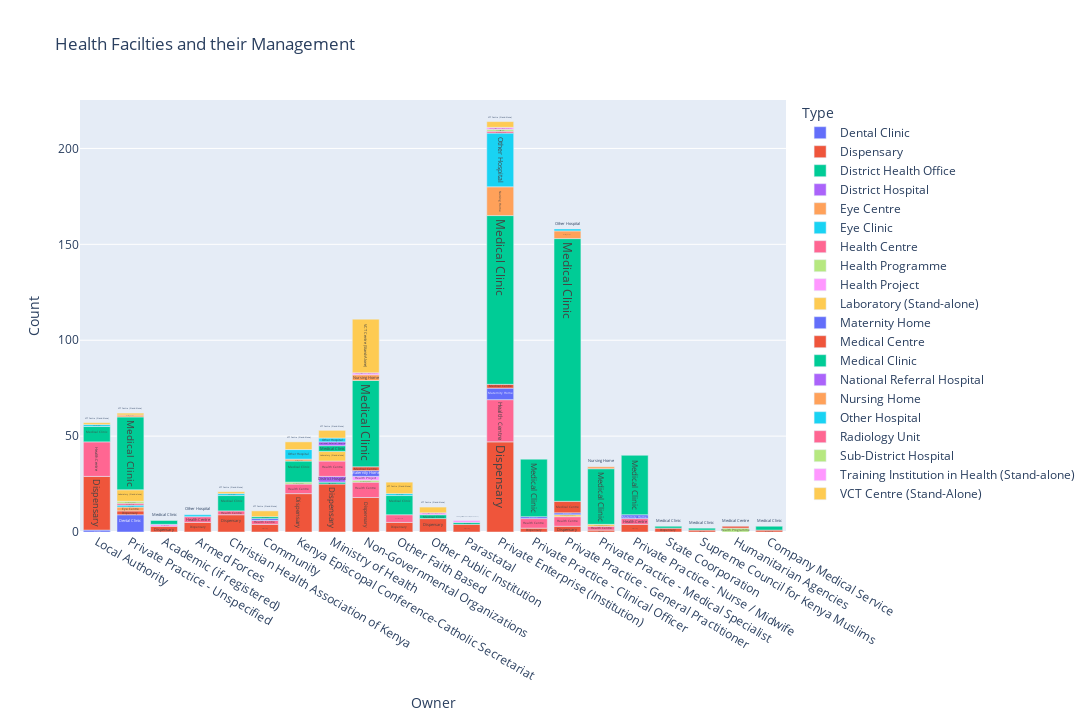

The notebook cell this image was saved under:
### Code cell
#plot
fig = px.bar(health_owner_type, 'Owner','Count', color='Type', title='Health Facilties and their Management' , text='Type' ,height=720, width=1280)
fig.show()

### Figure 1 — Plotly figure (JSON) as saved in the notebook; plotly's stock layout.template omitted (floating-point values rounded to 4 significant figures)
{"data": [{"alignmentgroup": "True", "hovertemplate": "Type=%{text}<br>Owner=%{x}<br>Count=%{y}<extra></extra>", "legendgroup": "Dental Clinic", "marker": {"color": "#636efa", "pattern": {"shape": ""}}, "name": "Dental Clinic", "offsetgroup": "Dental Clinic", "orientation": "v", "showlegend": true, "text": ["Dental Clinic", "Dental Clinic"], "textposition": "auto", "type": "bar", "x": ["Local Authority", "Private Practice - Unspecified"], "xaxis": "x", "y": [1, 9], "yaxis": "y"}, {"alignmentgroup": "True", "hovertemplate": "Type=%{text}<br>Owner=%{x}<br>Count=%{y}<extra></extra>", "legendgroup": "Dispensary", "marker": {"color": "#EF553B", "pattern": {"shape": ""}}, "name": "Dispensary", "offsetgroup": "Dispensary", "orientation": "v", "showlegend": true, "text": ["Dispensary", "Dispensary", "Dispensary", "Dispensary", "Dispensary", "Dispensary", "Dispensary", "Dispensary", "Dispensary", "Dispensary", "Dispensary", "Dispensary", "Dispensary", "Dispensary", "Dispensary", "Dispensary", "Dispensary", "Dispensary", "Dispensary"], "textposition": "auto", "type": "bar", "x": ["Academic (if registered)", "Armed Forces", "Christian Health Association of Kenya", "Community", "Kenya Episcopal Conference-Catholic Secretariat", "Local Authority", "Ministry of Health", "Non-Governmental Organizations", "Other Faith Based", "Other Public Institution", "Parastatal", "Private Enterprise (Institution)", "Private Practice - Clinical Officer", "Private Practice - General Practitioner", "Private Practice - Medical Specialist", "Private Practice - Nurse / Midwife", "Private Practice - Unspecified", "State Coorporation", "Supreme Council for Kenya Muslims"], "xaxis": "x", "y": [3, 5, 9, 4, 20, 28, 25, 18, 5, 7, 4, 47, 2, 3, 1, 4, 2, 2, 1], "yaxis": "y"}, {"alignmentgroup": "True", "hovertemplate": "Type=%{text}<br>Owner=%{x}<br>Count=%{y}<extra></extra>", "legendgroup": "District Health Office", "marker": {"color": "#00cc96", "pattern": {"shape": ""}}, "name": "District Health Office", "offsetgroup": "District Health Office", "orientation": "v", "showlegend": true, "text": ["District Health Office"], "textposition": "auto", "type": "bar", "x": ["Ministry of Health"], "xaxis": "x", "y": [1], "yaxis": "y"}, {"alignmentgroup": "True", "hovertemplate": "Type=%{text}<br>Owner=%{x}<br>Count=%{y}<extra></extra>", "legendgroup": "District Hospital", "marker": {"color": "#ab63fa", "pattern": {"shape": ""}}, "name": "District Hospital", "offsetgroup": "District Hospital", "orientation": "v", "showlegend": true, "text": ["District Hospital"], "textposition": "auto", "type": "bar", "x": ["Ministry of Health"], "xaxis": "x", "y": [3], "yaxis": "y"}, {"alignmentgroup": "True", "hovertemplate": "Type=%{text}<br>Owner=%{x}<br>Count=%{y}<extra></extra>", "legendgroup": "Eye Centre", "marker": {"color": "#FFA15A", "pattern": {"shape": ""}}, "name": "Eye Centre", "offsetgroup": "Eye Centre", "orientation": "v", "showlegend": true, "text": ["Eye Centre"], "textposition": "auto", "type": "bar", "x": ["Private Practice - Unspecified"], "xaxis": "x", "y": [2], "yaxis": "y"}, {"alignmentgroup": "True", "hovertemplate": "Type=%{text}<br>Owner=%{x}<br>Count=%{y}<extra></extra>", "legendgroup": "Eye Clinic", "marker": {"color": "#19d3f3", "pattern": {"shape": ""}}, "name": "Eye Clinic", "offsetgroup": "Eye Clinic", "orientation": "v", "showlegend": true, "text": ["Eye Clinic"], "textposition": "auto", "type": "bar", "x": ["Private Practice - Unspecified"], "xaxis": "x", "y": [1], "yaxis": "y"}, {"alignmentgroup": "True", "hovertemplate": "Type=%{text}<br>Owner=%{x}<br>Count=%{y}<extra></extra>", "legendgroup": "Health Centre", "marker": {"color": "#FF6692", "pattern": {"shape": ""}}, "name": "Health Centre", "offsetgroup": "Health Centre", "orientation": "v", "showlegend": true, "text": ["Health Centre", "Health Centre", "Health Centre", "Health Centre", "Health Centre", "Health Centre", "Health Centre", "Health Centre", "Health Centre", "Health Centre", "Health Centre", "Health Centre", "Health Centre", "Health Centre"], "textposition": "auto", "type": "bar", "x": ["Armed Forces", "Christian Health Association of Kenya", "Community", "Kenya Episcopal Conference-Catholic Secretariat", "Local Authority", "Ministry of Health", "Non-Governmental Organizations", "Other Faith Based", "Private Enterprise (Institution)", "Private Practice - Clinical Officer", "Private Practice - General Practitioner", "Private Practice - Medical Specialist", "Private Practice - Nurse / Midwife", "Private Practice - Unspecified"], "xaxis": "x", "y": [3, 2, 2, 5, 18, 8, 8, 4, 22, 5, 5, 2, 3, 1], "yaxis": "y"}, {"alignmentgroup": "True", "hovertemplate": "Type=%{text}<br>Owner=%{x}<br>Count=%{y}<extra></extra>", "legendgroup": "Health Programme", "marker": {"color": "#B6E880", "pattern": {"shape": ""}}, "name": "Health Programme", "offsetgroup": "Health Programme", "orientation": "v", "showlegend": true, "text": ["Health Programme", "Health Programme", "Health Programme", "Health Programme"], "textposition": "auto", "type": "bar", "x": ["Humanitarian Agencies", "Kenya Episcopal Conference-Catholic Secretariat", "Non-Governmental Organizations", "Private Practice - Unspecified"], "xaxis": "x", "y": [2, 1, 1, 1], "yaxis": "y"}, {"alignmentgroup": "True", "hovertemplate": "Type=%{text}<br>Owner=%{x}<br>Count=%{y}<extra></extra>", "legendgroup": "Health Project", "marker": {"color": "#FF97FF", "pattern": {"shape": ""}}, "name": "Health Project", "offsetgroup": "Health Project", "orientation": "v", "showlegend": true, "text": ["Health Project", "Health Project"], "textposition": "auto", "type": "bar", "x": ["Academic (if registered)", "Non-Governmental Organizations"], "xaxis": "x", "y": [1, 2], "yaxis": "y"}, {"alignmentgroup": "True", "hovertemplate": "Type=%{text}<br>Owner=%{x}<br>Count=%{y}<extra></extra>", "legendgroup": "Laboratory (Stand-alone)", "marker": {"color": "#FECB52", "pattern": {"shape": ""}}, "name": "Laboratory (Stand-alone)", "offsetgroup": "Laboratory (Stand-alone)", "orientation": "v", "showlegend": true, "text": ["Laboratory (Stand-alone)", "Laboratory (Stand-alone)", "Laboratory (Stand-alone)", "Laboratory (Stand-alone)"], "textposition": "auto", "type": "bar", "x": ["Ministry of Health", "Private Practice - General Practitioner", "Private Practice - Medical Specialist", "Private Practice - Unspecified"], "xaxis": "x", "y": [5, 1, 1, 6], "yaxis": "y"}, {"alignmentgroup": "True", "hovertemplate": "Type=%{text}<br>Owner=%{x}<br>Count=%{y}<extra></extra>", "legendgroup": "Maternity Home", "marker": {"color": "#636efa", "pattern": {"shape": ""}}, "name": "Maternity Home", "offsetgroup": "Maternity Home", "orientation": "v", "showlegend": true, "text": ["Maternity Home", "Maternity Home", "Maternity Home", "Maternity Home", "Maternity Home", "Maternity Home"], "textposition": "auto", "type": "bar", "x": ["Community", "Non-Governmental Organizations", "Private Enterprise (Institution)", "Private Practice - Clinical Officer", "Private Practice - General Practitioner", "Private Practice - Nurse / Midwife"], "xaxis": "x", "y": [1, 3, 6, 1, 1, 2], "yaxis": "y"}, {"alignmentgroup": "True", "hovertemplate": "Type=%{text}<br>Owner=%{x}<br>Count=%{y}<extra></extra>", "legendgroup": "Medical Centre", "marker": {"color": "#EF553B", "pattern": {"shape": ""}}, "name": "Medical Centre", "offsetgroup": "Medical Centre", "orientation": "v", "showlegend": true, "text": ["Medical Centre", "Medical Centre", "Medical Centre", "Medical Centre", "Medical Centre"], "textposition": "auto", "type": "bar", "x": ["Company Medical Service", "Humanitarian Agencies", "Non-Governmental Organizations", "Private Enterprise (Institution)", "Private Practice - General Practitioner"], "xaxis": "x", "y": [1, 1, 2, 2, 6], "yaxis": "y"}, {"alignmentgroup": "True", "hovertemplate": "Type=%{text}<br>Owner=%{x}<br>Count=%{y}<extra></extra>", "legendgroup": "Medical Clinic", "marker": {"color": "#00cc96", "pattern": {"shape": ""}}, "name": "Medical Clinic", "offsetgroup": "Medical Clinic", "orientation": "v", "showlegend": true, "text": ["Medical Clinic", "Medical Clinic", "Medical Clinic", "Medical Clinic", "Medical Clinic", "Medical Clinic", "Medical Clinic", "Medical Clinic", "Medical Clinic", "Medical Clinic", "Medical Clinic", "Medical Clinic", "Medical Clinic", "Medical Clinic", "Medical Clinic", "Medical Clinic", "Medical Clinic", "Medical Clinic", "Medical Clinic"], "textposition": "auto", "type": "bar", "x": ["Academic (if registered)", "Christian Health Association of Kenya", "Community", "Company Medical Service", "Kenya Episcopal Conference-Catholic Secretariat", "Local Authority", "Ministry of Health", "Non-Governmental Organizations", "Other Faith Based", "Other Public Institution", "Parastatal", "Private Enterprise (Institution)", "Private Practice - Clinical Officer", "Private Practice - General Practitioner", "Private Practice - Medical Specialist", "Private Practice - Nurse / Midwife", "Private Practice - Unspecified", "State Coorporation", "Supreme Council for Kenya Muslims"], "xaxis": "x", "y": [2, 8, 1, 2, 11, 8, 3, 45, 10, 2, 1, 88, 30, 137, 29, 31, 38, 1, 1], "yaxis": "y"}, {"alignmentgroup": "True", "hovertemplate": "Type=%{text}<br>Owner=%{x}<br>Count=%{y}<extra></extra>", "legendgroup": "National Referral Hospital", "marker": {"color": "#ab63fa", "pattern": {"shape": ""}}, "name": "National Referral Hospital", "offsetgroup": "National Referral Hospital", "orientation": "v", "showlegend": true, "text": ["National Referral Hospital"], "textposition": "auto", "type": "bar", "x": ["Ministry of Health"], "xaxis": "x", "y": [2], "yaxis": "y"}, {"alignmentgroup": "True", "hovertemplate": "Type=%{text}<br>Owner=%{x}<br>Count=%{y}<extra></extra>", "legendgroup": "Nursing Home", "marker": {"color": "#FFA15A", "pattern": {"shape": ""}}, "name": "Nursing Home", "offsetgroup": "Nursing Home", "orientation": "v", "showlegend": true, "text": ["Nursing Home", "Nursing Home", "Nursing Home", "Nursing Home", "Nursing Home", "Nursing Home"], "textposition": "auto", "type": "bar", "x": ["Kenya Episcopal Conference-Catholic Secretariat", "Non-Governmental Organizations", "Private Enterprise (Institution)", "Private Practice - General Practitioner", "Private Practice - Medical Specialist", "Private Practice - Unspecified"], "xaxis": "x", "y": [1, 3, 15, 4, 1, 1], "yaxis": "y"}, {"alignmentgroup": "True", "hovertemplate": "Type=%{text}<br>Owner=%{x}<br>Count=%{y}<extra></extra>", "legendgroup": "Other Hospital", "marker": {"color": "#19d3f3", "pattern": {"shape": ""}}, "name": "Other Hospital", "offsetgroup": "Other Hospital", "orientation": "v", "showlegend": true, "text": ["Other Hospital", "Other Hospital", "Other Hospital", "Other Hospital", "Other Hospital", "Other Hospital", "Other Hospital", "Other Hospital"], "textposition": "auto", "type": "bar", "x": ["Armed Forces", "Christian Health Association of Kenya", "Kenya Episcopal Conference-Catholic Secretariat", "Local Authority", "Ministry of Health", "Other Faith Based", "Private Enterprise (Institution)", "Private Practice - General Practitioner"], "xaxis": "x", "y": [1, 1, 5, 1, 2, 1, 28, 1], "yaxis": "y"}, {"alignmentgroup": "True", "hovertemplate": "Type=%{text}<br>Owner=%{x}<br>Count=%{y}<extra></extra>", "legendgroup": "Radiology Unit", "marker": {"color": "#FF6692", "pattern": {"shape": ""}}, "name": "Radiology Unit", "offsetgroup": "Radiology Unit", "orientation": "v", "showlegend": true, "text": ["Radiology Unit"], "textposition": "auto", "type": "bar", "x": ["Private Enterprise (Institution)"], "xaxis": "x", "y": [1], "yaxis": "y"}, {"alignmentgroup": "True", "hovertemplate": "Type=%{text}<br>Owner=%{x}<br>Count=%{y}<extra></extra>", "legendgroup": "Sub-District Hospital", "marker": {"color": "#B6E880", "pattern": {"shape": ""}}, "name": "Sub-District Hospital", "offsetgroup": "Sub-District Hospital", "orientation": "v", "showlegend": true, "text": ["Sub-District Hospital"], "textposition": "auto", "type": "bar", "x": ["Private Enterprise (Institution)"], "xaxis": "x", "y": [1], "yaxis": "y"}, {"alignmentgroup": "True", "hovertemplate": "Type=%{text}<br>Owner=%{x}<br>Count=%{y}<extra></extra>", "legendgroup": "Training Institution in Health (Stand-alone)", "marker": {"color": "#FF97FF", "pattern": {"shape": ""}}, "name": "Training Institution in Health (Stand-alone)", "offsetgroup": "Training Institution in Health (Stand-alone)", "orientation": "v", "showlegend": true, "text": ["Training Institution in Health (Stand-alone)", "Training Institution in Health (Stand-alone)", "Training Institution in Health (Stand-alone)", "Training Institution in Health (Stand-alone)"], "textposition": "auto", "type": "bar", "x": ["Non-Governmental Organizations", "Other Public Institution", "Parastatal", "Private Enterprise (Institution)"], "xaxis": "x", "y": [1, 1, 1, 1], "yaxis": "y"}, {"alignmentgroup": "True", "hovertemplate": "Type=%{text}<br>Owner=%{x}<br>Count=%{y}<extra></extra>", "legendgroup": "VCT Centre (Stand-Alone)", "marker": {"color": "#FECB52", "pattern": {"shape": ""}}, "name": "VCT Centre (Stand-Alone)", "offsetgroup": "VCT Centre (Stand-Alone)", "orientation": "v", "showlegend": true, "text": ["VCT Centre (Stand-Alone)", "VCT Centre (Stand-Alone)", "VCT Centre (Stand-Alone)", "VCT Centre (Stand-Alone)", "VCT Centre (Stand-Alone)", "VCT Centre (Stand-Alone)", "VCT Centre (Stand-Alone)", "VCT Centre (Stand-Alone)", "VCT Centre (Stand-Alone)", "VCT Centre (Stand-Alone)"], "textposition": "auto", "type": "bar", "x": ["Christian Health Association of Kenya", "Community", "Kenya Episcopal Conference-Catholic Secretariat", "Local Authority", "Ministry of Health", "Non-Governmental Organizations", "Other Faith Based", "Other Public Institution", "Private Enterprise (Institution)", "Private Practice - Unspecified"], "xaxis": "x", "y": [1, 3, 4, 1, 4, 28, 6, 3, 3, 1], "yaxis": "y"}], "layout": {"barmode": "relative", "height": 720, "legend": {"title": {"text": "Type"}, "tracegroupgap": 0}, "title": {"text": "Health Facilties and their Management"}, "width": 1280, "xaxis": {"anchor": "y", "domain": [0, 1], "title": {"text": "Owner"}}, "yaxis": {"anchor": "x", "domain": [0, 1], "title": {"text": "Count"}}}}
